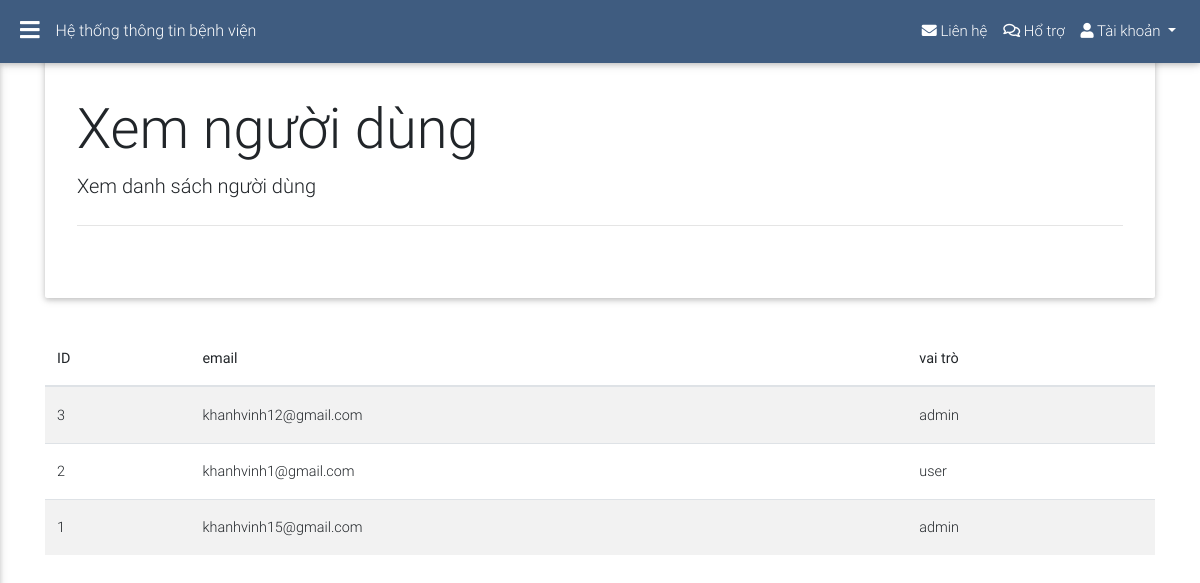
/src/users/viewUsers.php (signed in), run on the app's committed database.
### tables this page shows
CREATE TABLE `users` (
  `user_id` int(11) NOT NULL,
  `email` text NOT NULL,
  `password` varchar(256) NOT NULL,
  `role` varchar(256) NOT NULL
);

### includes/dao.php (called while the page is built, shortened)
<?php
include "header.php";
include "sidenav.php";
include "jumbo.php";
$jumbo = new jumbo;

### includes/users/UsersController.php (called while the page is built, shortened)
<?php
class User
{
    function viewAllUsers()
    {
        $db = new DBconnection();
        $dbConn = $db->getConnection();
        return $dbConn->query("SELECT * FROM users ORDER BY user_id DESC");
    }
}

### src/users/viewUsers.php (the view, shortened to what this page needs)
<?php include "../../includes/dao.php" ?>
<?php include "../../includes/users/UsersController.php";
$patients = new User();
?>
<div class="container">
    <?= $jumbo->getJumbo("Xem người dùng", "Xem danh sách người dùng") ?>
    <?php $patientsList = $patients->viewAllUsers(); ?>
    <table class="table table-striped table-hover">
        <thead>
            <th>ID</th>
            <th>email</th>
            <th>vai trò</th>
        </thead>
        <tbody>
            <?php while ($row = $patientsList->fetch(PDO::FETCH_ASSOC)) {
                ?>
                <tr>
                    <td><?= $row['user_id'] ?></td>
                    <td><?= $row['email'] ?></td>
                    <td><?= $row['role'] ?></td>
                <?php } ?>
</div>
<?php include "../../includes/footer.php"; ?>

### data on the page
users: user_id "3", email "khanhvinh12@gmail.com", role "admin"
users: user_id "2", email "khanhvinh1@gmail.com", role "user"
users: user_id "1", email "khanhvinh15@gmail.com", role "admin"

### other printed values
$title "Xem người dùng"
$detail "Xem danh sách người dùng"
